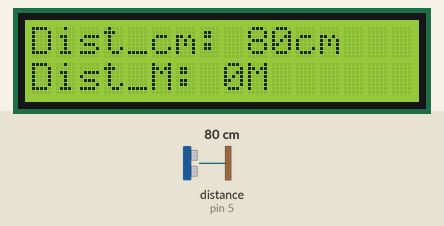
A sketch run on a simulated Arduino Uno, built with avr-gcc and run on an emulated ATmega328P. Parts: 16×2 character LCD. The test bench sets the inputs (shaded band); at power-on: distance to the obstacle (sensor on pin 5) 80 cm. The echo pulse lasts 58.3 µs per cm.

Above: at 1.2 s.
1.3 s: distance to the obstacle (sensor on pin 5) set to 2 cm
At 2.7 s:
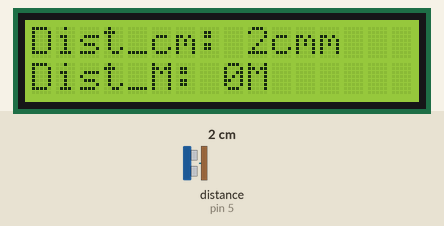
3.6 s: distance to the obstacle (sensor on pin 5) set to 4 cm
At 4.8 s:
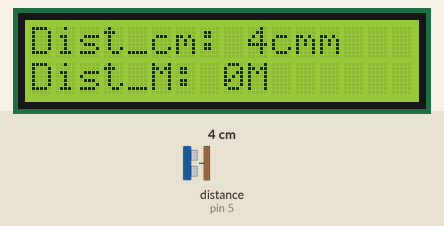
5.6 s: distance to the obstacle (sensor on pin 5) set to 9 cm
At 7.0 s:
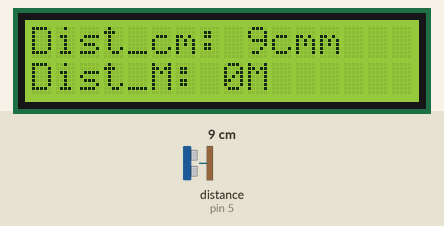
Timing chart, 0 to 8.6 s (numbered marks = the images above; inputs shaded):
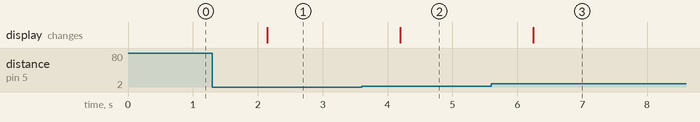

The sketch:

senHCSR04_LCD.ino
```cpp
#include <LiquidCrystal_I2C.h>
#include <HCSR04.h>

#define p_trigger 4
#define p_echo 5
LiquidCrystal_I2C lcd(0x27,16,2);

UltraSonicDistanceSensor distanceSensor(p_trigger, p_echo);

int dist_cm, dist_m;

void setup () {
    lcd.begin(16, 2);
    lcd.backlight();
}

void loop () {
    dist_cm = distanceSensor.measureDistanceCm();
    dist_m = dist_cm/100;
    lcd.home();
    lcd.print("Dist_cm: ");
    lcd.print(dist_cm);
    lcd.print("cm");
    lcd.setCursor(0, 1);
    lcd.print("Dist_M: ");
    lcd.print(dist_m);
    lcd.print("M");
    delay(1000);
}
```

Measured:
- after the input at 1.3 s, the display: changes after 0.85 s (image 1)
- after the input at 3.6 s, the display: changes after 0.60 s (image 2)
- after the input at 5.6 s, the display: changes after 0.65 s (image 3)
